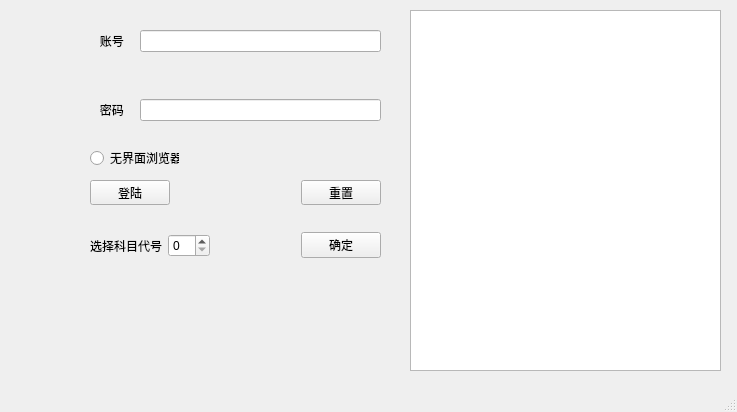
<?xml version="1.0" encoding="UTF-8"?>
<ui version="4.0">
 <class>MainWindow</class>
 <widget class="QMainWindow" name="MainWindow">
  <property name="enabled">
   <bool>true</bool>
  </property>
  <property name="geometry">
   <rect>
    <x>0</x>
    <y>0</y>
    <width>737</width>
    <height>412</height>
   </rect>
  </property>
  <property name="minimumSize">
   <size>
    <width>0</width>
    <height>0</height>
   </size>
  </property>
  <property name="maximumSize">
   <size>
    <width>1000</width>
    <height>1000</height>
   </size>
  </property>
  <property name="windowTitle">
   <string>MainWindow</string>
  </property>
  <widget class="QWidget" name="centralwidget">
   <widget class="QRadioButton" name="radioButton">
    <property name="geometry">
     <rect>
      <x>90</x>
      <y>150</y>
      <width>89</width>
      <height>16</height>
     </rect>
    </property>
    <property name="toolTip">
     <string>&lt;html&gt;&lt;head/&gt;&lt;body&gt;&lt;p&gt;无界面浏览器启动无图形界面的浏览器，无法实时查看动态&lt;/p&gt;&lt;/body&gt;&lt;/html&gt;</string>
    </property>
    <property name="text">
     <string>无界面浏览器</string>
    </property>
   </widget>
   <widget class="QWidget" name="layoutWidget">
    <property name="geometry">
     <rect>
      <x>90</x>
      <y>30</y>
      <width>291</width>
      <height>91</height>
     </rect>
    </property>
    <layout class="QVBoxLayout" name="verticalLayout">
     <item>
      <layout class="QHBoxLayout" name="horizontalLayout">
       <item>
        <widget class="QLabel" name="label">
         <property name="text">
          <string>   账号   </string>
         </property>
        </widget>
       </item>
       <item>
        <widget class="QLineEdit" name="txtUsername"/>
       </item>
      </layout>
     </item>
     <item>
      <spacer name="verticalSpacer">
       <property name="orientation">
        <enum>Qt::Vertical</enum>
       </property>
       <property name="sizeHint" stdset="0">
        <size>
         <width>20</width>
         <height>40</height>
        </size>
       </property>
      </spacer>
     </item>
     <item>
      <layout class="QHBoxLayout" name="horizontalLayout_2">
       <item>
        <widget class="QLabel" name="label_2">
         <property name="text">
          <string>   密码   </string>
         </property>
        </widget>
       </item>
       <item>
        <widget class="QLineEdit" name="txtPassword">
         <property name="enabled">
          <bool>true</bool>
         </property>
         <property name="echoMode">
          <enum>QLineEdit::Password</enum>
         </property>
        </widget>
       </item>
      </layout>
     </item>
    </layout>
   </widget>
   <widget class="QWidget" name="layoutWidget">
    <property name="geometry">
     <rect>
      <x>90</x>
      <y>180</y>
      <width>291</width>
      <height>25</height>
     </rect>
    </property>
    <layout class="QHBoxLayout" name="horizontalLayout_3">
     <item>
      <widget class="QPushButton" name="pushButton">
       <property name="text">
        <string>登陆</string>
       </property>
      </widget>
     </item>
     <item>
      <spacer name="horizontalSpacer">
       <property name="orientation">
        <enum>Qt::Horizontal</enum>
       </property>
       <property name="sizeHint" stdset="0">
        <size>
         <width>40</width>
         <height>20</height>
        </size>
       </property>
      </spacer>
     </item>
     <item>
      <widget class="QPushButton" name="pushButton_2">
       <property name="text">
        <string>重置</string>
       </property>
      </widget>
     </item>
    </layout>
   </widget>
   <widget class="QTextBrowser" name="textBrowser">
    <property name="geometry">
     <rect>
      <x>410</x>
      <y>10</y>
      <width>311</width>
      <height>361</height>
     </rect>
    </property>
   </widget>
   <widget class="QWidget" name="layoutWidget">
    <property name="geometry">
     <rect>
      <x>90</x>
      <y>230</y>
      <width>291</width>
      <height>31</height>
     </rect>
    </property>
    <layout class="QHBoxLayout" name="horizontalLayout_4" stretch="3,2,4,2">
     <item>
      <widget class="QLabel" name="label_3">
       <property name="text">
        <string>选择科目代号</string>
       </property>
      </widget>
     </item>
     <item>
      <widget class="QSpinBox" name="spinBox"/>
     </item>
     <item>
      <spacer name="horizontalSpacer_2">
       <property name="orientation">
        <enum>Qt::Horizontal</enum>
       </property>
       <property name="sizeHint" stdset="0">
        <size>
         <width>40</width>
         <height>20</height>
        </size>
       </property>
      </spacer>
     </item>
     <item>
      <widget class="QPushButton" name="pushButton_3">
       <property name="text">
        <string>确定</string>
       </property>
      </widget>
     </item>
    </layout>
   </widget>
  </widget>
  <widget class="QStatusBar" name="statusBar"/>
 </widget>
 <resources/>
 <connections>
  <connection>
   <sender>pushButton_2</sender>
   <signal>clicked()</signal>
   <receiver>txtPassword</receiver>
   <slot>clear()</slot>
   <hints>
    <hint type="sourcelabel">
     <x>340</x>
     <y>187</y>
    </hint>
    <hint type="destinationlabel">
     <x>362</x>
     <y>102</y>
    </hint>
   </hints>
  </connection>
  <connection>
   <sender>pushButton_2</sender>
   <signal>clicked()</signal>
   <receiver>txtUsername</receiver>
   <slot>clear()</slot>
   <hints>
    <hint type="sourcelabel">
     <x>377</x>
     <y>191</y>
    </hint>
    <hint type="destinationlabel">
     <x>352</x>
     <y>44</y>
    </hint>
   </hints>
  </connection>
 </connections>
</ui>
